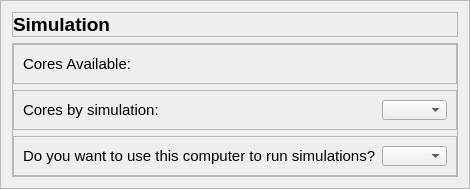
                     <widget class="QFrame" name="frame_118">
                      <property name="frameShape">
                       <enum>QFrame::Shape::StyledPanel</enum>
                      </property>
                      <property name="frameShadow">
                       <enum>QFrame::Shadow::Raised</enum>
                      </property>
                      <layout class="QVBoxLayout" name="verticalLayout_51">
                       <item>
                        <widget class="QFrame" name="frame_120">
                         <property name="maximumSize">
                          <size>
                           <width>16777215</width>
                           <height>50</height>
                          </size>
                         </property>
                         <property name="frameShape">
                          <enum>QFrame::Shape::StyledPanel</enum>
                         </property>
                         <property name="frameShadow">
                          <enum>QFrame::Shadow::Raised</enum>
                         </property>
                         <layout class="QVBoxLayout" name="verticalLayout_52">
                          <property name="spacing">
                           <number>0</number>
                          </property>
                          <property name="leftMargin">
                           <number>0</number>
                          </property>
                          <property name="topMargin">
                           <number>0</number>
                          </property>
                          <property name="rightMargin">
                           <number>0</number>
                          </property>
                          <property name="bottomMargin">
                           <number>0</number>
                          </property>
                          <item>
                           <widget class="QLabel" name="label_51">
                            <property name="maximumSize">
                             <size>
                              <width>16777215</width>
                              <height>200</height>
                             </size>
                            </property>
                            <property name="text">
                             <string>&lt;html&gt;&lt;head/&gt;&lt;body&gt;&lt;p&gt;&lt;span style=&quot; font-size:14pt; font-weight:700;&quot;&gt;Simulation&lt;/span&gt;&lt;/p&gt;&lt;/body&gt;&lt;/html&gt;</string>
                            </property>
                            <property name="textFormat">
                             <enum>Qt::TextFormat::AutoText</enum>
                            </property>
                            <property name="scaledContents">
                             <bool>false</bool>
                            </property>
                            <property name="wordWrap">
                             <bool>true</bool>
                            </property>
                           </widget>
                          </item>
                         </layout>
                        </widget>
                       </item>
                       <item>
                        <widget class="QFrame" name="frame_119">
                         <property name="frameShape">
                          <enum>QFrame::Shape::StyledPanel</enum>
                         </property>
                         <property name="frameShadow">
                          <enum>QFrame::Shadow::Raised</enum>
                         </property>
                         <layout class="QVBoxLayout" name="verticalLayout_14">
                          <property name="leftMargin">
                           <number>0</number>
                          </property>
                          <property name="topMargin">
                           <number>0</number>
                          </property>
                          <property name="rightMargin">
                           <number>0</number>
                          </property>
                          <property name="bottomMargin">
                           <number>0</number>
                          </property>
                          <item>
                           <widget class="QFrame" name="frame_138">
                            <property name="minimumSize">
                             <size>
                              <width>0</width>
                              <height>40</height>
                             </size>
                            </property>
                            <property name="maximumSize">
                             <size>
                              <width>16777215</width>
                              <height>40</height>
                             </size>
                            </property>
                            <property name="frameShape">
                             <enum>QFrame::Shape::StyledPanel</enum>
                            </property>
                            <property name="frameShadow">
                             <enum>QFrame::Shadow::Raised</enum>
                            </property>
                            <layout class="QHBoxLayout" name="horizontalLayout_79">
                             <property name="leftMargin">
                              <number>9</number>
                             </property>
                             <property name="topMargin">
                              <number>0</number>
                             </property>
                             <property name="rightMargin">
                              <number>9</number>
                             </property>
                             <property name="bottomMargin">
                              <number>0</number>
                             </property>
                             <item>
                              <widget class="QLabel" name="label_128">
                               <property name="font">
                                <font>
                                 <family>Segoe UI</family>
                                 <pointsize>11</pointsize>
                                 <bold>false</bold>
                                </font>
                               </property>
                               <property name="text">
                                <string>Cores Available:</string>
                               </property>
                              </widget>
                             </item>
                             <item>
                              <widget class="QLabel" name="label_cores">
                               <property name="minimumSize">
                                <size>
                                 <width>65</width>
                                 <height>20</height>
                                </size>
                               </property>
                               <property name="maximumSize">
                                <size>
                                 <width>65</width>
                                 <height>20</height>
                                </size>
                               </property>
                               <property name="styleSheet">
                                <string notr="true"/>
                               </property>
                               <property name="text">
                                <string/>
                               </property>
                               <property name="alignment">
                                <set>Qt::AlignmentFlag::AlignCenter</set>
                               </property>
                              </widget>
                             </item>
                            </layout>
                           </widget>
                          </item>
                          <item>
                           <widget class="QFrame" name="frame_139">
                            <property name="minimumSize">
                             <size>
                              <width>0</width>
                              <height>40</height>
                             </size>
                            </property>
                            <property name="maximumSize">
                             <size>
                              <width>16777215</width>
                              <height>40</height>
                             </size>
                            </property>
                            <property name="font">
                             <font>
                              <bold>false</bold>
                             </font>
                            </property>
                            <property name="frameShape">
                             <enum>QFrame::Shape::StyledPanel</enum>
                            </property>
                            <property name="frameShadow">
                             <enum>QFrame::Shadow::Raised</enum>
                            </property>
                            <layout class="QHBoxLayout" name="horizontalLayout_81">
                             <item>
                              <widget class="QLabel" name="label_72">
                               <property name="font">
                                <font>
                                 <family>Segoe UI</family>
                                 <pointsize>11</pointsize>
                                 <bold>false</bold>
                                </font>
                               </property>
                               <property name="text">
                                <string>Cores by simulation:</string>
                               </property>
                              </widget>
                             </item>
                             <item>
                              <widget class="QComboBox" name="combobox_core_by_simulation">
                               <property name="minimumSize">
                                <size>
                                 <width>65</width>
                                 <height>20</height>
                                </size>
                               </property>
                               <property name="maximumSize">
                                <size>
                                 <width>65</width>
                                 <height>20</height>
                                </size>
                               </property>
                               <property name="layoutDirection">
                                <enum>Qt::LayoutDirection::LeftToRight</enum>
                               </property>
                               <property name="styleSheet">
                                <string notr="true"/>
                               </property>
                               <property name="insertPolicy">
                                <enum>QComboBox::InsertPolicy::InsertAtCurrent</enum>
                               </property>
                               <property name="placeholderText">
                                <string>None</string>
                               </property>
                               <property name="frame">
                                <bool>true</bool>
                               </property>
                               <item>
                                <property name="text">
                                 <string>None</string>
                                </property>
                               </item>
                               <item>
                                <property name="text">
                                 <string>1</string>
                                </property>
                               </item>
                               <item>
                                <property name="text">
                                 <string>2</string>
                                </property>
                               </item>
                               <item>
                                <property name="text">
                                 <string>3</string>
                                </property>
                               </item>
                               <item>
                                <property name="text">
                                 <string>4</string>
                                </property>
                               </item>
                               <item>
                                <property name="text">
                                 <string>5</string>
                                </property>
                               </item>
                               <item>
                                <property name="text">
                                 <string>6</string>
                                </property>
                               </item>
                               <item>
                                <property name="text">
                                 <string>7</string>
                                </property>
                               </item>
                               <item>
                                <property name="text">
                                 <string>8</string>
                                </property>
                               </item>
                              </widget>
                             </item>
                            </layout>
                           </widget>
                          </item>
                          <item>
                           <widget class="QFrame" name="frame_344">
                            <property name="minimumSize">
                             <size>
                              <width>0</width>
                              <height>40</height>
                             </size>
                            </property>
                            <property name="maximumSize">
                             <size>
                              <width>16777215</width>
                              <height>40</height>
                             </size>
                            </property>
                            <property name="styleSheet">
                             <string notr="true"/>
                            </property>
                            <property name="frameShape">
                             <enum>QFrame::Shape::StyledPanel</enum>
                            </property>
                            <property name="frameShadow">
                             <enum>QFrame::Shadow::Raised</enum>
                            </property>
                            <layout class="QHBoxLayout" name="horizontalLayout_88">
                             <item>
                              <widget class="QLabel" name="label_74">
                               <property name="font">
                                <font>
                                 <family>Segoe UI</family>
                                 <pointsize>11</pointsize>
                                 <bold>false</bold>
                                </font>
                               </property>
                               <property name="text">
                                <string>Do you want to use this computer to run simulations?</string>
                               </property>
                              </widget>
                             </item>
                             <item>
                              <widget class="QComboBox" name="combobox_main_computer">
                               <property name="minimumSize">
                                <size>
                                 <width>65</width>
                                 <height>20</height>
                                </size>
                               </property>
                               <property name="maximumSize">
                                <size>
                                 <width>65</width>
                                 <height>20</height>
                                </size>
                               </property>
                               <property name="layoutDirection">
                                <enum>Qt::LayoutDirection::LeftToRight</enum>
                               </property>
                               <property name="styleSheet">
                                <string notr="true"/>
                               </property>
                               <property name="insertPolicy">
                                <enum>QComboBox::InsertPolicy::InsertAtCurrent</enum>
                               </property>
                               <property name="placeholderText">
                                <string>None</string>
                               </property>
                               <property name="frame">
                                <bool>true</bool>
                               </property>
                               <item>
                                <property name="text">
                                 <string>Yes</string>
                                </property>
                               </item>
                               <item>
                                <property name="text">
                                 <string>No</string>
                                </property>
                               </item>
                              </widget>
                             </item>
                            </layout>
                           </widget>
                          </item>
                         </layout>
                        </widget>
                       </item>
                      </layout>
                     </widget>
